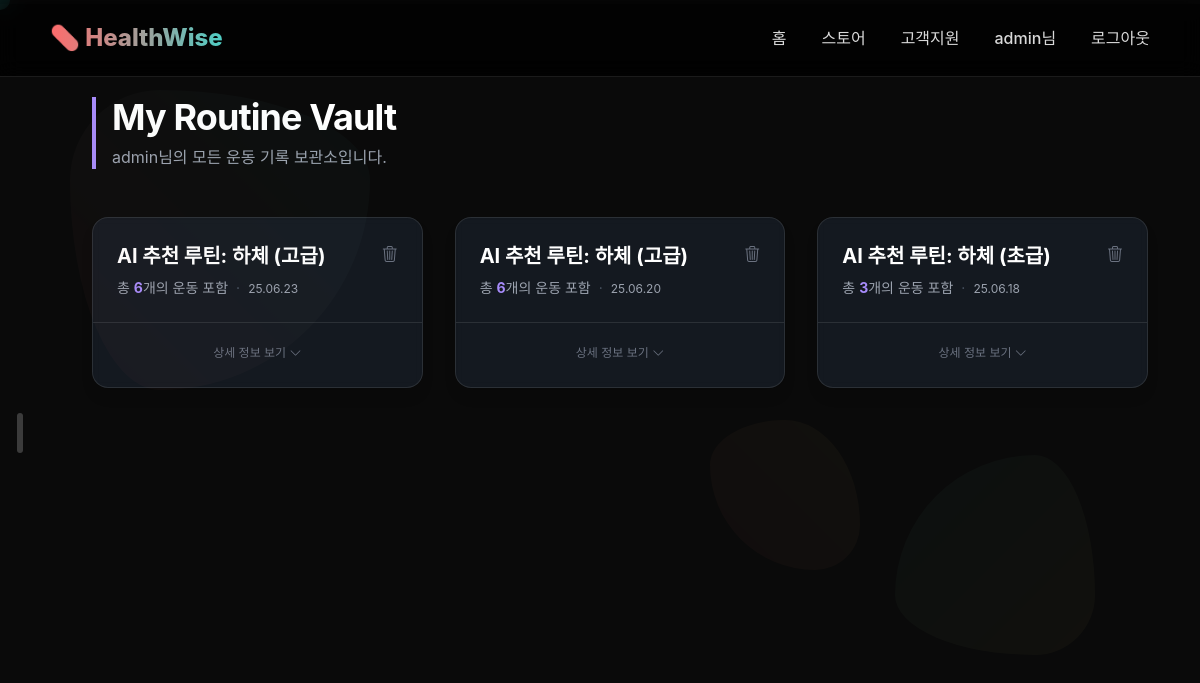
Page /routine/my-routines/ (signed in) on the committed database.
### routine/models.py (models this page shows, shortened)
class Routine(models.Model):
    user = models.ForeignKey(settings.AUTH_USER_MODEL, on_delete=models.CASCADE, related_name='routines')
    name = models.CharField(max_length=100)
    exercises = models.ManyToManyField('Exercise', through='RoutineExercise', related_name='exercise_routines')
    created_at = models.DateTimeField(auto_now_add=True)

### routine/views.py (the view)
# urls.py: path('my-routines/', views.my_routines_view, name='my_routines'),
@login_required
def my_routines_view(request):
    user_routines = Routine.objects.filter(user=request.user).order_by('-created_at')
    context = {'routines': user_routines, 'active_menu': 'routine_list'}
    return render(request, 'routine/my_routines.html', context)

### routine/templates/routine/my_routines.html (shortened to what this page needs)
{% extends 'web/dashboard_sliding_base.html' %}
{% block page_content %}
<script src="https://cdn.tailwindcss.com"></script>
<div class="p-4 sm:p-8">
    <header class="text-left mb-12">
        <div class="border-l-4 border-violet-400 pl-4">
            <h1 class="text-3xl sm:text-4xl font-bold tracking-tight text-white">My Routine Vault</h1>
            <p class="text-md text-gray-400 mt-2">{{ user.username }}님의 모든 운동 기록 보관소입니다.</p>
        </div>
    </header>
    {% if routines %}
        <div class="grid grid-cols-1 md:grid-cols-2 lg:grid-cols-3 gap-8">
            {% for routine in routines %}
                <div class="routine-card flex flex-col bg-gray-800/50 backdrop-blur-sm border border-white/10 rounded-2xl shadow-lg transition-all duration-300 hover:border-violet-500/50 hover:shadow-2xl hover:shadow-violet-500/10">
                    <a href="{% url 'routine:routine_plan_detail' routine.id %}" class="block p-6 flex-grow no-underline">
                        <div class="flex justify-between items-start">
                            <h2 class="text-xl font-bold text-white mb-2">{{ routine.name }}</h2>
                            <form id="delete-form-{{ routine.id }}" method="post" action="{% url 'routine:delete_routine' routine.id %}" class="inline">
                                <button type="button" onclick="confirmDelete(event, '{{ routine.id }}')" class="text-gray-500 hover:text-red-400 transition-colors" title="삭제하기"><i class="bi bi-trash3"></i></button>
                            </form>
                        </div>
                        <p class="text-sm text-gray-400">총 <span class="font-bold text-violet-400">{{ routine.exercises.count }}</span>개의 운동 포함<span class="mx-2 text-gray-600">·</span><span class="text-xs">{{ routine.created_at|date:"y.m.d" }}</span></p>
                    </a>
                    <div class="card-footer text-center mt-auto p-6 pt-4 border-t border-white/10">
                        <span class="text-xs text-gray-500"> 상세 정보 보기 <i class="bi bi-chevron-down reveal-icon inline-block"></i></span>
                    </div>
                </div>
            {% endfor %}
        </div>
    {% endif %}
</div>
{% endblock %}

### web/templates/web/_header.html (shortened to what this page needs)
<nav>
    <div class="nav-container">
        <a href="/" class="logo" style="text-decoration: none;">💊 HealthWise</a>
        <ul class="nav-menu">
            <li><a href="/" class="nav-item {% if active_menu == 'home' %}active{% endif %}">홈</a></li>
            <li><a href="{% url 'store:home' %}" class="nav-item {% if active_menu == 'store' %}active{% endif %}">스토어</a></li>
            <li><a href="#" class="nav-item">고객지원</a></li>
            {% if user.is_authenticated %}
                <li style="padding: 5px 0; color: rgba(255, 255, 255, 0.85); font-weight: 500;"> {{ user.username }}님</li>
                <li>
                    <form id="logout-form" method="post" action="{% url 'accounts:logout' %}" style="display: inline;">
                        <button type="submit" class="nav-item" style="background: none; border: none; color: rgba(255, 255, 255, 0.85); cursor: pointer; padding: 5px 0; font-size: 1rem; font-weight: 500; font-family: inherit;">로그아웃</button>
                    </form>
                </li>
            {% else %}
                <li><a href="{% url 'accounts:login' %}" class="nav-item">로그인</a></li>
                <li><a href="{% url 'accounts:signup' %}" class="nav-item">회원가입</a></li>
            {% endif %}
        </ul>
    </div>
</nav>

### web/templates/base.html (style rules this page uses)
* { margin: 0; padding: 0; box-sizing: border-box; }
body { font-family: 'Pretendard', -apple-system, BlinkMacSystemFont, sans-serif; background: #000; color: #fff; overflow-x: hidden; }
nav { position: fixed; top: 0; width: 100%; padding: 20px 50px; background: rgba(0, 0, 0, 0.8); backdrop-filter: blur(10px); z-index: 10000; border-bottom: 1px solid rgba(255, 255, 255, 0.1); }
.nav-container { display: flex; justify-content: space-between; align-items: center; }
.logo { font-size: 24px; font-weight: 800; background: linear-gradient(90deg, #ff6b6b, #4ecdc4); -webkit-background-clip: text; background-clip: text; -webkit-text-fill-color: transparent; }
.nav-menu { list-style: none; display: flex; align-items: center; gap: 35px; margin-left: auto; }
.nav-menu a.nav-item { color: rgba(255, 255, 255, 0.85); text-decoration: none; font-size: 1rem; font-weight: 500; padding: 5px 0; position: relative; transition: color 0.3s ease; }
.nav-menu a.nav-item::after { content: ''; position: absolute; width: 0; height: 2px; bottom: 0; left: 50%; transform: translateX(-50%); background-color: #4ecdc4; transition: width 0.3s ease; }
button, a, .indicator { cursor: pointer; }

### web/templates/web/dashboard_sliding_base.html (style rules this page uses)
body { background: #0a0a0a !important; color: rgba(255, 255, 255, 0.8) !important; overflow: auto !important; cursor: auto !important; }

### routine/templates/routine/my_routines.html (style rules this page uses)
.card-footer { transition: opacity 0.3s ease-in-out; }
.reveal-icon { transition: transform 0.3s ease-in-out; }

### rows in the picture
Routine: name "AI 추천 루틴: 하체 (고급)", exercises.count "6", created_at "25.06.23"
Routine: name "AI 추천 루틴: 하체 (고급)", exercises.count "6", created_at "25.06.20"
Routine: name "AI 추천 루틴: 하체 (초급)", exercises.count "3", created_at "25.06.18"

### other values in the picture
{{ user.username }} "admin"
